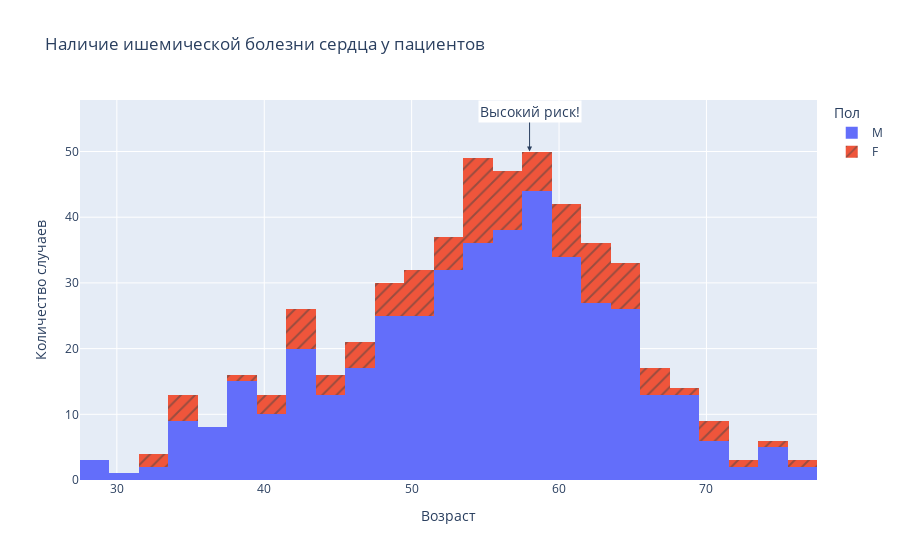

The code cell stored with this chart in its notebook:
### Code cell
# Создание гистограммы
fig = px.histogram(
    train, 
    x="age", 
    color="sex", 
    pattern_shape="sex", 
    title="Наличие ишемической болезни сердца у пациентов"
)

# Настройка подписей осей
fig.update_layout(
    xaxis_title="Возраст",
    yaxis_title="Количество случаев",
    legend_title="Пол"
)

# Добавление аннотации (пример, если вы знаете важные возрастные группы)
fig.add_annotation(
    x=58,
    y=50,  # само значение нужно будет скорректировать
    text="Высокий риск!",
    showarrow=True,
    arrowhead=2,
    ax=0,
    ay=-40,
    bgcolor="white",
    font=dict(size=14)
)

# Установка сетки
fig.update_xaxes(showgrid=True)
fig.update_yaxes(showgrid=True)

# Отображение графика
fig.show()

### Figure 1 — Plotly figure (JSON) as saved in the notebook; plotly's stock layout.template omitted (floating-point values rounded to 4 significant figures; data arrays with more than 128 entries replaced by an {"elided": "..."} marker saying what was removed)
{"data": [{"alignmentgroup": "True", "bingroup": "x", "hovertemplate": "sex=M<br>age=%{x}<br>count=%{y}<extra></extra>", "legendgroup": "M", "marker": {"color": "#636efa", "pattern": {"shape": ""}}, "name": "M", "offsetgroup": "M", "orientation": "v", "showlegend": true, "type": "histogram", "x": {"elided": "473 int values"}, "xaxis": "x", "yaxis": "y"}, {"alignmentgroup": "True", "bingroup": "x", "hovertemplate": "sex=F<br>age=%{x}<br>count=%{y}<extra></extra>", "legendgroup": "F", "marker": {"color": "#EF553B", "pattern": {"shape": "/"}}, "name": "F", "offsetgroup": "F", "orientation": "v", "showlegend": true, "type": "histogram", "x": [42, 54, 54, 66, 55, 62, 56, 63, 43, 60, 67, 64, 56, 40, 59, 51, 49, 53, 50, 53, 58, 61, 57, 41, 60, 54, 71, 57, 50, null, 58, 67, 54, 46, 51, 34, 63, 33, 35, 62, null, 57, 74, 48, 55, 71, 73, 64, 54, 64, 54, 55, 76, 60, 52, 57, null, 54, 66, 43, 43, 34, 65, 51, 32, null, 56, 53, 71, 62, 54, 35, 47, 56, 63, 38, 48, 64, 61, null, 58, 55, 41, 60, 58, 49, 54, 58, 44, 65, 63, 64, 61, 47, 42, 60, 45, 68, 49, 51, null, null, 43, 47, 62, 56, 45, null, null, 52, 62, 50], "xaxis": "x", "yaxis": "y"}], "layout": {"annotations": [{"arrowhead": 2, "ax": 0, "ay": -40, "bgcolor": "white", "font": {"size": 14}, "showarrow": true, "text": "Высокий риск!", "x": 58, "y": 50}], "barmode": "relative", "legend": {"title": {"text": "Пол"}, "tracegroupgap": 0}, "title": {"text": "Наличие ишемической болезни сердца у пациентов"}, "xaxis": {"anchor": "y", "domain": [0, 1], "showgrid": true, "title": {"text": "Возраст"}}, "yaxis": {"anchor": "x", "domain": [0, 1], "showgrid": true, "title": {"text": "Количество случаев"}}}}
